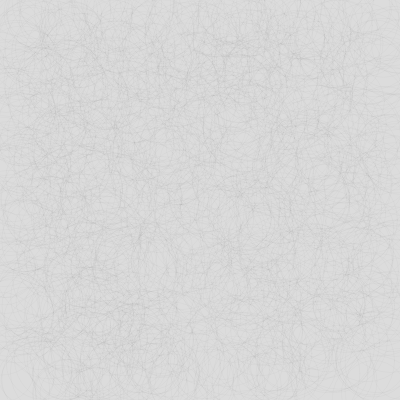
Frame 1 (no input)
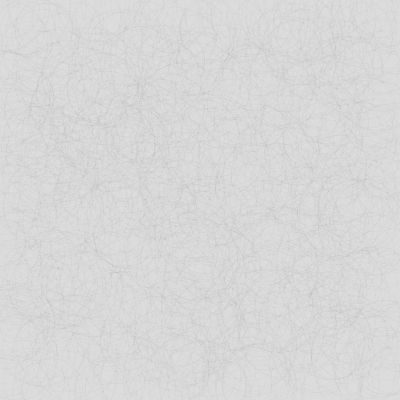
Frame 2 (the mouse pressed at the canvas centre, redrawn once)

The p5.js sketch that drew these frames (run headless with seeded random() and noise() and a simulated clock; the mouse was pressed at the canvas centre and the sketch redrawn once):

// p5.js sketch
// ── sketch.js
/* old paper style texture */

function setup() {
  createCanvas(400, 400);
  noLoop();
}

function draw() {
  background(220);
  stroke(0,5);
  noFill();
  for(let i = 0; i < 1000; i++){
    
    circle(random(400), random(400), random(50,100));
    
  }
}
